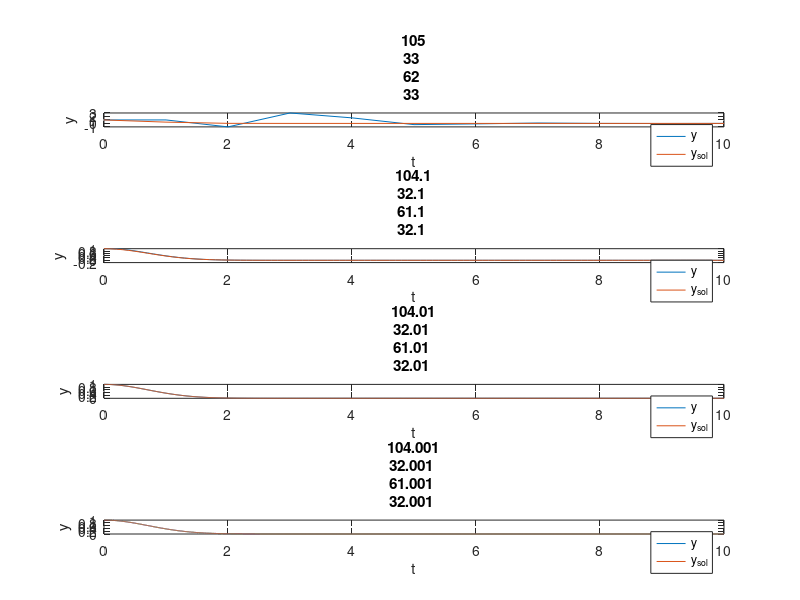
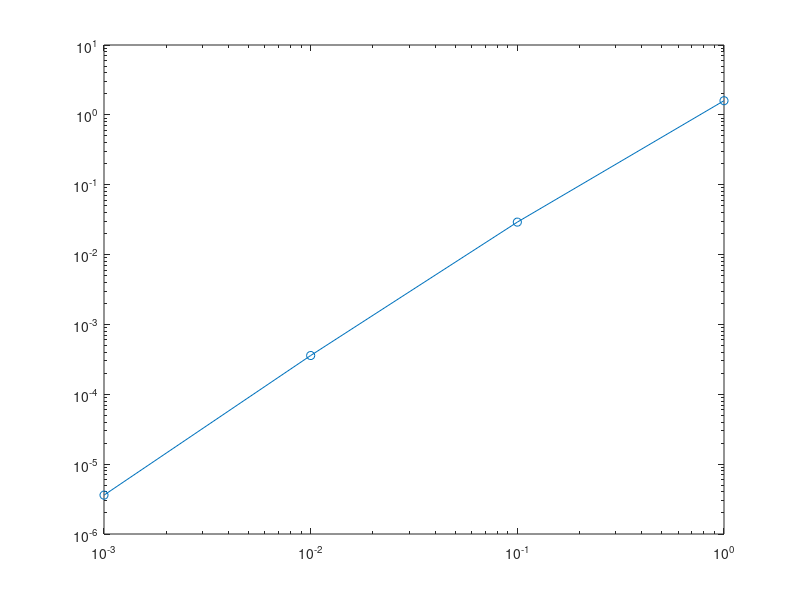
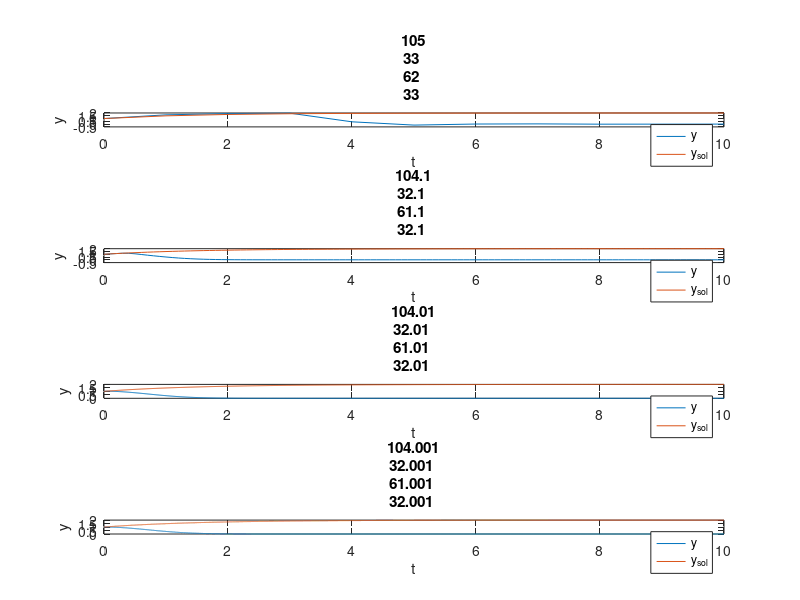
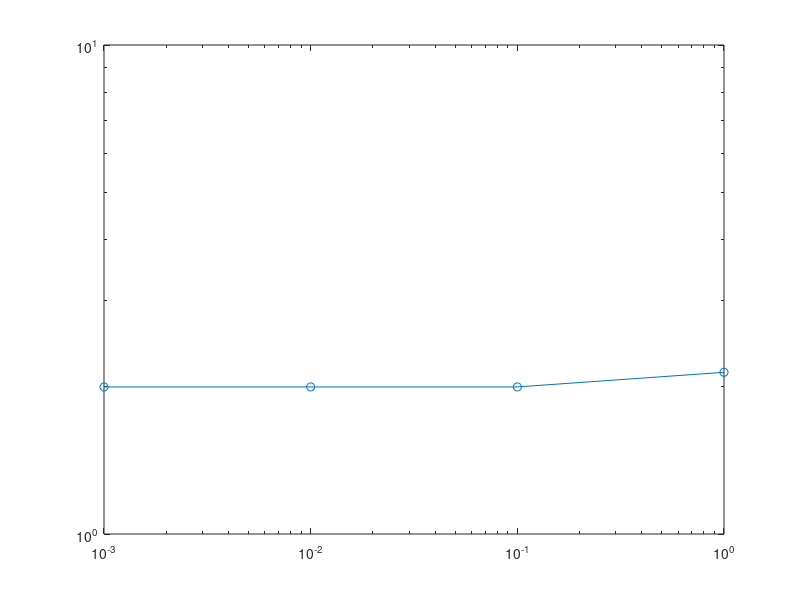

Source code (MATLAB) for these figures, in order:
clear;
h = 0.01;
clear;

H = [1 1e-1 1e-2 1e-3];
dy = {@(t, y) -2*t*y, @(t, y) (4-2*y)/3};
sol = {@(t) exp(-t.^2), @(t) 2*(1 - exp(-2*(t/3))) + exp(-2*(t/3)) };

for m=1:2
    figure;
    plt = 1;
    maxerr = zeros(1,4);
    
    for h=H
        t = 0:h:10;
        y = zeros(1,length(t));
        y(1) = 1;
        y_sol = sol{m}(t);
        err = zeros(1,length(t));
        y(2) = y(1) + h*dy{m}(t(1), y(1));
        y(3) = y(2) + h*dy{m}(t(2), y(2));
        y(4) = y(3) + h*dy{m}(t(3), y(3));

        for k = 5:length(t)
            y(k) = (48*y(k-1) - 36*y(k-2) + 16*y(k-3) - 3*y(k-4)) / (25 + 24*h*t(k));
            err(k) = abs(y_sol(k) - y(k));
        end

        maxerr(plt) = max(err);
        subplot (4,1,plt);
        plot(t,y);
        title("h = "+h);
        xlabel("t");
        ylabel("y");
        hold on;
        plot(t,y_sol);
        legend("y", "y_{sol}");
        hold off;
        plt = plt + 1;
    end
    figure;
    loglog(H, maxerr, '-o');
end